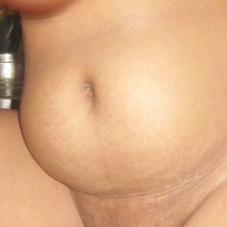
#> input picture DATASET/Dataset8_Abdomen/train/original_images/0003.jpg, 227 x 227 px, found by its file name; its folder holds 4 pictures in this run
$ python exemple.py
#> lines starting #> are read from the running program, lines starting #| are printed output that depends on the picture
import cv2 as cv
import matplotlib.pyplot as plt
import numpy as np
from math import *
import os
from mpl_toolkits import mplot3d
ECHELLE = 128
SEUIL = 100

# upload images and masks

path_original_img_train = 'DATASET/Dataset8_Abdomen/train/original_images'
path_masks_img_train = 'DATASET/Dataset8_Abdomen/train/skin_masks'

liste_images = [ f for f in os.listdir(path_original_img_train) if os.path.isfile(os.path.join(path_original_img_train,f)) ]

t_liste_images_originals = []
t_liste_images_masks = []

for img in liste_images:
    image = cv.imread(os.path.join(path_original_img_train, img))
#> image is the input picture: shape (227, 227, 3); mean B, G, R 130.5, 170.4, 218.1
    image = cv.cvtColor(image, cv.COLOR_BGR2RGB)
    t_liste_images_originals.append(image)
#> pass 2 of the loop `for img in liste_images:`:
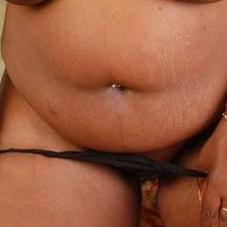
#> input picture DATASET/Dataset8_Abdomen/train/original_images/0066.jpg, 227 x 227 px, found by its file name
#> image is the input picture: shape (227, 227, 3); mean B, G, R 62.8, 90.7, 153.8
#> pass 3 of the loop `for img in liste_images:`:
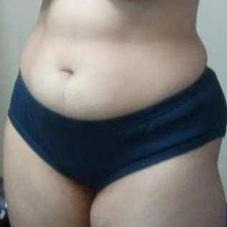
#> input picture DATASET/Dataset8_Abdomen/train/original_images/0089.jpg, 227 x 227 px, found by its file name
#> image is the input picture: shape (227, 227, 3); mean B, G, R 118.6, 121, 123.2
#> the loop made 4 passes; the first 3 are shown

for img in liste_images:
    image_mask = cv.imread(os.path.join(path_masks_img_train, img.split('.')[0]+'.png'), cv.IMREAD_GRAYSCALE)
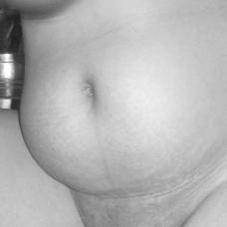
#> image_mask: shape (227, 227); min 28, max 255, mean 180.1
    t_liste_images_masks.append(image_mask)
#> pass 2 of the loop `for img in liste_images:`:
#> `image_mask = cv.imread(os.path.join(path_masks_img_train, img.split('...`:
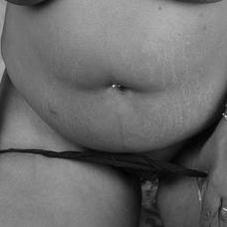
#> image_mask: shape (227, 227); min 0, max 207, mean 106.4
#> pass 3 of the loop `for img in liste_images:`:
#> `image_mask = cv.imread(os.path.join(path_masks_img_train, img.split('...`:
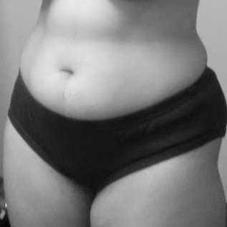
#> image_mask: shape (227, 227); min 3, max 235, mean 121.4
#> the loop made 4 passes; the first 3 are shown

t_liste_images_originals = np.array(t_liste_images_originals)
t_liste_images_masks = np.array(t_liste_images_masks)
print(t_liste_images_originals.shape)
#| (4, 227, 227, 3)
print(t_liste_images_masks.shape)
#| (4, 227, 227)

# On affiche quelques images et leurs masques

plt.figure(figsize=(10, 10))
for k, i in np.ndenumerate(np.random.randint(t_liste_images_originals.shape[0], size=6)):
    ax = plt.subplot(4, 4, 2 * k[0] + 1)
    plt.imshow(t_liste_images_originals[i], cmap='gray')
    plt.title('image {}'.format(i))
    plt.axis("off")
    x = plt.subplot(4, 4, 2 * k[0] + 2)
    plt.imshow(t_liste_images_masks[i], cmap='gray')
    plt.title('masque {}'.format(i))
    plt.axis("off")
# On change l'espace de couleur de RGB à Lab

def RGB_to_Lab(t_RGB):
    t_lab = [0] * t_RGB.shape[0]
#> t_lab = [0, 0, 0, 0]
    for i, img in enumerate(t_RGB):
        t_lab[i] = cv.cvtColor(img, cv.COLOR_RGB2LAB)
    return np.array(t_lab)
t_liste_images_lab = RGB_to_Lab(t_liste_images_originals)
# Première image dans l'espace Lab

i = 13

plt.figure(figsize=(10, 10))
ax = plt.subplot(4, 4, 1)
#> (the run stopped early here; a loop or call above may not have finished)
